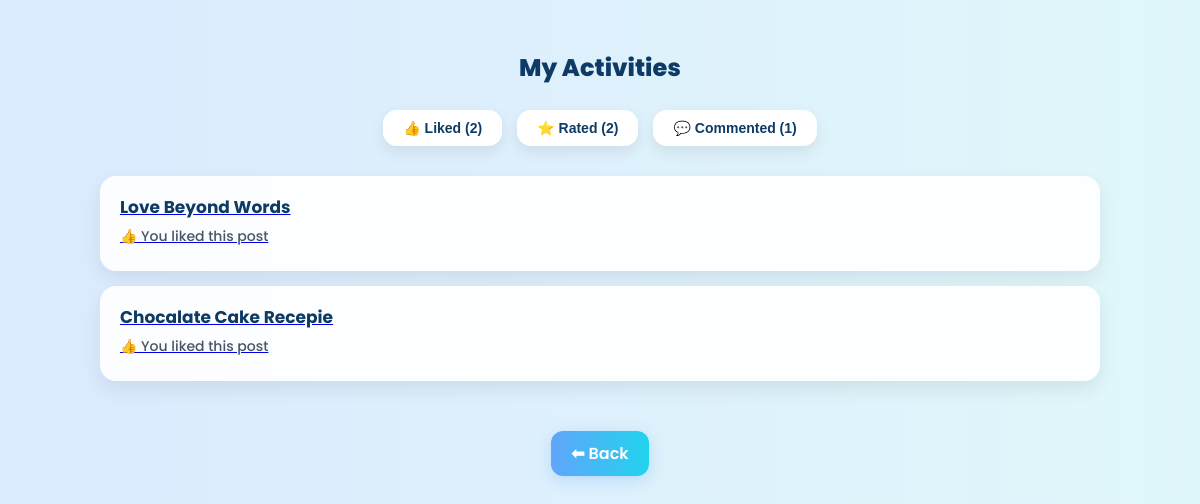
The app's page /my_activities.php (signed in) with its own data.
### tables this page shows
CREATE TABLE IF NOT EXISTS `post_reactions` (
  `id` int NOT NULL AUTO_INCREMENT,
  `user_id` int NOT NULL,
  `post_id` int NOT NULL,
  `reaction` enum('like','dislike') NOT NULL,
  `created_at` timestamp NULL DEFAULT CURRENT_TIMESTAMP,
  PRIMARY KEY (`id`),
  UNIQUE KEY `unique_user_post` (`user_id`,`post_id`)
);

CREATE TABLE IF NOT EXISTS `posts` (
  `post_id` int NOT NULL AUTO_INCREMENT,
  `author_id` int DEFAULT NULL,
  `title` varchar(200) NOT NULL,
  `content` text NOT NULL,
  `image` varchar(255) DEFAULT NULL,
  `category_id` int DEFAULT NULL,
  `status` varchar(20) DEFAULT 'published',
  `rejection_reason` text NOT NULL,
  `created_at` timestamp NULL DEFAULT CURRENT_TIMESTAMP,
  `updated_at` timestamp NULL DEFAULT NULL,
  PRIMARY KEY (`post_id`)
);

### my_activities.php (the view, shortened to what this page needs)
<?php
include 'db_connect.php';
$user_id = $_SESSION['user_id'];
$liked_count = mysqli_fetch_assoc(mysqli_query($conn,
"SELECT COUNT(*) as cnt FROM post_reactions WHERE user_id='$user_id'"))['cnt'];
$rated_count = mysqli_fetch_assoc(mysqli_query($conn,
"SELECT COUNT(*) as cnt FROM ratings WHERE user_id='$user_id'"))['cnt'];
$commented_count = mysqli_fetch_assoc(mysqli_query($conn,
"SELECT COUNT(DISTINCT post_id) as cnt FROM comments WHERE user_id='$user_id'"))['cnt'];
?>
<!DOCTYPE html>
<html>
<head>
    <link rel="stylesheet" href="my_activities.css">
</head>
<body>
<div class="container">
    <h2>My Activities</h2>
    <div class="tabs">
        <button class="card" onclick="showTab('liked', event)">
            👍 Liked (<?php echo $liked_count; ?>)
        </button>
        <button class="card" onclick="showTab('rated', event)">
            ⭐ Rated (<?php echo $rated_count; ?>)
        </button>
        <button class="card" onclick="showTab('commented', event)">
            💬 Commented (<?php echo $commented_count; ?>)
        </button>
    </div>
    <div id="liked" class="tab-content" style="display:block;">
        <?php
        $sql = "SELECT p.post_id, p.title, l.id
                FROM posts p
                JOIN post_reactions l ON p.post_id = l.post_id
                WHERE l.user_id = '$user_id'
                ORDER BY l.id DESC";
        $result = mysqli_query($conn, $sql);
        while($row = mysqli_fetch_assoc($result)){
        ?>
        <a href="view_post_user.php?id=<?php echo $row['post_id']; ?>">
            <div class="activity-card">
                <h3><?php echo $row['title']; ?></h3>
                <p>👍 You liked this post</p>
            </div>
        </a>
        <?php } ?>
    </div>
</div>
<a href="user_dashboard.php" class="back-btn">⬅ Back</a>
</body>
</html>

### my_activities.css (style rules this page uses)
body { margin: 0; font-family: 'Poppins', sans-serif; background: linear-gradient(to right, #dbeafe, #e0f7fa); background-attachment: fixed; color: #0d3b66; }
.container { width: 90%; max-width: 1000px; margin: 50px auto; }
h2 { text-align: center; margin-bottom: 25px; color: #0d3b66; font-weight: 800; }
.tabs { display: flex; justify-content: center; gap: 15px; margin-bottom: 30px; }
.tabs .card { padding: 10px 20px; background: #ffffff; border-radius: 14px; border: none; cursor: pointer; font-size: 14px; font-weight: 700; color: #0d3b66; box-shadow: 0 6px 15px rgba(0,0,0,0.08); transition: all 0.3s ease; }
.tab-content { display: none; animation: fade 0.3s ease-in-out; }
.activity-card { background: rgba(255, 255, 255, 0.9); padding: 18px 20px; margin-bottom: 15px; border-radius: 16px; border: none; box-shadow: 0 8px 20px rgba(0,0,0,0.08); transition: all 0.3s ease; }
.activity-card h3 { margin: 0; font-size: 17px; color: #0d3b66; font-weight: 700; }
.activity-card p { margin: 6px 0; color: #475569; font-size: 14px; font-weight: 500; }
.back-btn { display: block; width: fit-content; margin: 10px auto 20px; padding: 10px 20px; background: linear-gradient(to right, #60a5fa, #22d3ee); color: white; text-decoration: none; border-radius: 12px; font-weight: 600; box-shadow: 0 4px 15px rgba(96,165,250,0.3); transition: 0.3s; }

### records on screen
post_reactions: post.title "Love Beyond Words"
post_reactions: post.title "Chocalate Cake Recepie"

### other values on screen
$liked_count "2"
$rated_count "2"
$commented_count "1"
